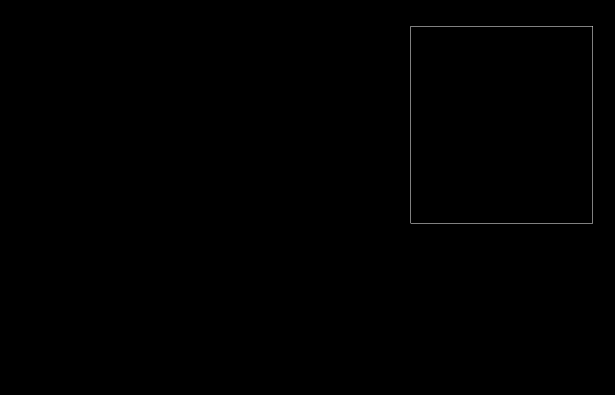
%> input picture map_destination.png, 1230 x 789 px (shown at 1/2 size)
$ octave getAddress.m   (GNU Octave 9; MATLAB toolbox functions it lacks are replaced by stand-ins)
%> lines starting %> are read from the running program, lines starting %| are printed output that depends on the picture; in (x1, y1, x2, y2) boxes, pixels count from 0 and x2, y2 are one past the last pixel; in counts of white or black regions, pixels touching at a corner belong together; the program's own positions count from 1
% getAddress requests user input on account information

% Input dialogbox prompting for name and addres of user. And storing said
%  input in variable newInput. (transposed to save in a structure)
prompt = {'Enter name','Enter Enter address:'};                         % input dialog box for account information
boxName = 'New address';
boxWidth = [1 35];
exampleInput = {'name','address'};
newInput = transpose(inputdlg(prompt,boxName,boxWidth,exampleInput));   % transpose to be able to save it in a structure
%> the answer given: name, address

% Inputted addres is connected to a location on the map. A randomly
% generated set of x,y-coordinates is saved as X_des and Y_des.
mapOfDestination = imread('map_destination.png');
%> mapOfDestination: size 789x1230 uint8; min 0, max 4, mean 0.00313
mapOfDestination = im2bw(mat2gray(mapOfDestination), 0.1);
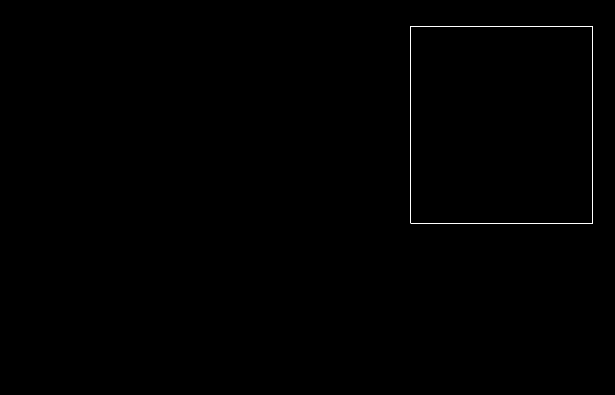
%> mapOfDestination: size 789x1230 logical (shown at 1/2 size); 0.16% white in thin lines or dots, all inside (x1, y1, x2, y2) = (821, 52, 1186, 447)
[rows, columns] = find(mapOfDestination);
%> rows = 1516 values from 53 to 447; columns = 1516 values from 822 to 1186
pos_des = randi(length(columns));
X_des = columns(pos_des);
%> X_des = 1186
Y_des = rows(pos_des);
%> Y_des = 212

newInput{1,3} = [X_des, Y_des];


% Storing the newly created account information as a new entry in the
% addressBook. Including an empty structure field for the orders.
%> (the run ends here)

$ run again, with sample_map.png copied over map_destination.png
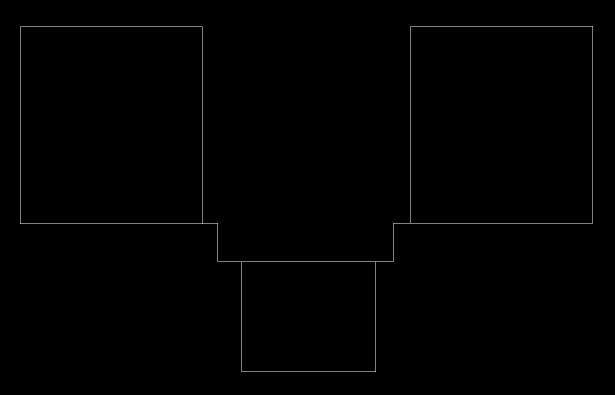
%> input picture sample_map.png, 1230 x 789 px (shown at 1/2 size)
%> `mapOfDestination = im2bw(mat2gray(mapOfDestination), 0.1);`:
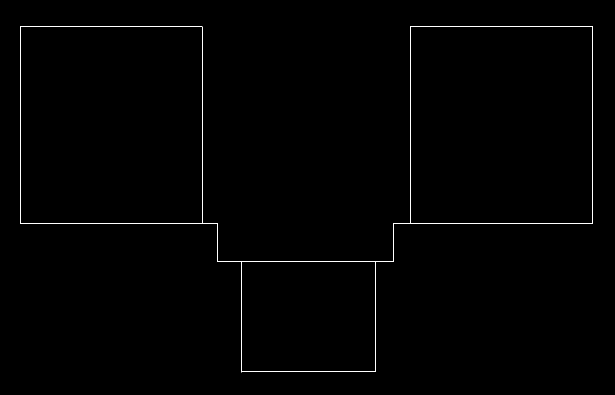
%> mapOfDestination: size 789x1230 logical (shown at 1/2 size); 0.44% white in thin lines or dots, all inside (x1, y1, x2, y2) = (40, 52, 1186, 745)
%> rows = 4311 values from 53 to 745; columns = 4311 values from 41 to 1186
%> X_des = 1048
%> Y_des = 53
